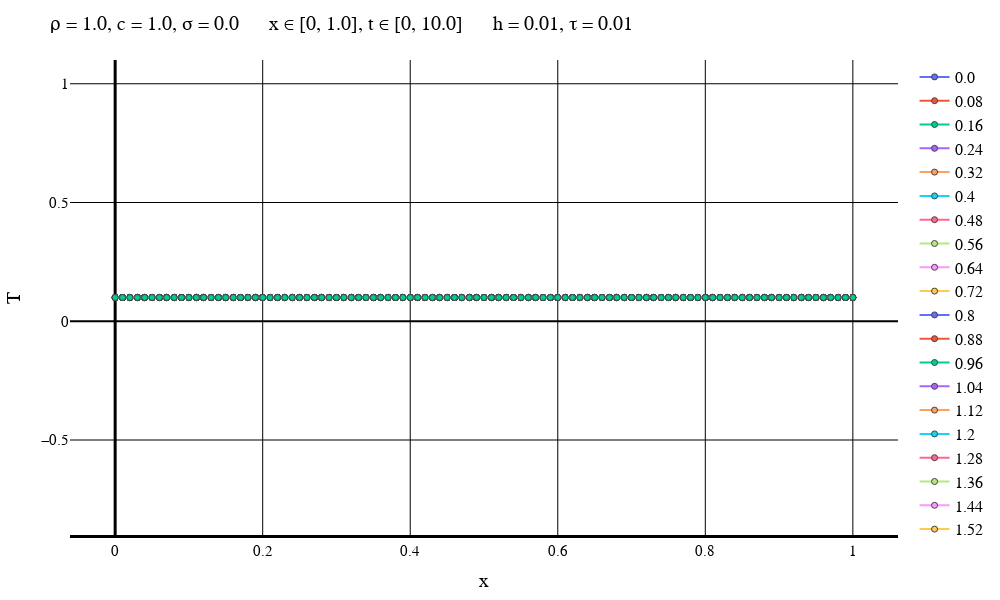

Notebook cell for this chart:
### Markdown cell above
Явная схема

### Code cell
typeOfScheme = "Forward"

solutionFile = "D:\\Calc_Methods_2\\Lab2\\MixedCondsLeftT\\$typeOfScheme\\solution$numOfEq.txt"
dataFile = "D:\\Calc_Methods_2\\Lab2\\MixedCondsLeftT\\$typeOfScheme\\data$numOfEq.txt"
intervalFile = "D:\\Calc_Methods_2\\Lab2\\MixedCondsLeftT\\$typeOfScheme\\interval$numOfEq.txt"

solutionMatrix = readdlm(solutionFile)
dataVec = readdlm(dataFile)
intervalVec = readdlm(intervalFile);

L = dataVec[3]
timeEnd = dataVec[4]
numOfXIntervals = Int(intervalVec[1])
numOfTIntervals = Int(intervalVec[2])
h = L / numOfXIntervals
τ = timeEnd / numOfTIntervals
if default == true
    plotStep = trunc(Int, timeEnd / (defaultStepParam * τ))
    numOfPlots = numOfTIntervals + 1    
else
    plotStep = firstSteps
    numOfPlots = firstPlots
end
println("Шаг графика: $plotStep")
println("Время последнего графика: $((numOfPlots - 1)*τ)")
makePlot(numOfPlots, plotStep, solutionMatrix, dataVec, intervalVec)
